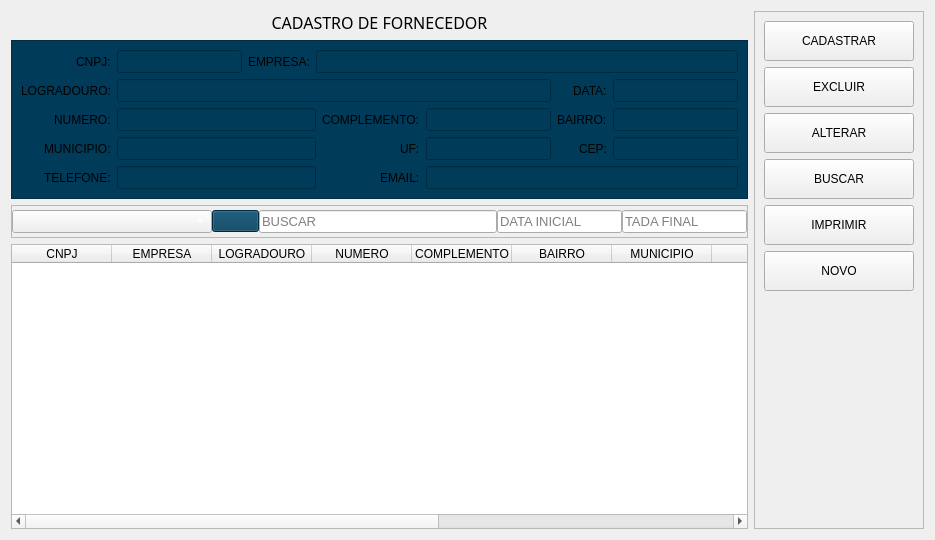
                <widget class="QWidget" name="tab_usuario">
                 <attribute name="icon">
                  <iconset>
                   <normaloff>../../../PycharmProjects/pythonProject4meuprojeto/projeto01/cadastrar.png</normaloff>../../../PycharmProjects/pythonProject4meuprojeto/projeto01/cadastrar.png</iconset>
                 </attribute>
                 <attribute name="title">
                  <string>FORNECEDOR</string>
                 </attribute>
                 <layout class="QGridLayout" name="gridLayout_5">
                  <item row="0" column="0">
                   <layout class="QHBoxLayout" name="horizontalLayout_30">
                    <item>
                     <layout class="QVBoxLayout" name="verticalLayout_50">
                      <item>
                       <widget class="QLabel" name="label_38">
                        <property name="font">
                         <font>
                          <family>Arial Black</family>
                          <pointsize>12</pointsize>
                          <weight>50</weight>
                          <italic>false</italic>
                          <bold>false</bold>
                         </font>
                        </property>
                        <property name="styleSheet">
                         <string notr="true"/>
                        </property>
                        <property name="text">
                         <string>CADASTRO DE FORNECEDOR</string>
                        </property>
                        <property name="alignment">
                         <set>Qt::AlignCenter</set>
                        </property>
                       </widget>
                      </item>
                      <item>
                       <widget class="QFrame" name="frame_9">
                        <property name="styleSheet">
                         <string notr="true">background-color: rgb(0, 59, 89);</string>
                        </property>
                        <property name="frameShape">
                         <enum>QFrame::StyledPanel</enum>
                        </property>
                        <property name="frameShadow">
                         <enum>QFrame::Raised</enum>
                        </property>
                        <layout class="QGridLayout" name="gridLayout_4">
                         <item row="0" column="0" alignment="Qt::AlignRight">
                          <widget class="QLabel" name="label_34">
                           <property name="text">
                            <string>CNPJ:</string>
                           </property>
                          </widget>
                         </item>
                         <item row="1" column="0" alignment="Qt::AlignRight">
                          <widget class="QLabel" name="label_35">
                           <property name="text">
                            <string>LOGRADOURO:</string>
                           </property>
                          </widget>
                         </item>
                         <item row="4" column="0" alignment="Qt::AlignRight">
                          <widget class="QLabel" name="label_43">
                           <property name="text">
                            <string>TELEFONE:</string>
                           </property>
                          </widget>
                         </item>
                         <item row="2" column="0" alignment="Qt::AlignRight">
                          <widget class="QLabel" name="label_37">
                           <property name="text">
                            <string>NUMERO:</string>
                           </property>
                          </widget>
                         </item>
                         <item row="3" column="0" alignment="Qt::AlignRight">
                          <widget class="QLabel" name="label_42">
                           <property name="text">
                            <string>MUNICIPIO:</string>
                           </property>
                          </widget>
                         </item>
                         <item row="3" column="4" alignment="Qt::AlignRight">
                          <widget class="QLabel" name="label_45">
                           <property name="text">
                            <string>UF:</string>
                           </property>
                          </widget>
                         </item>
                         <item row="2" column="4" alignment="Qt::AlignRight">
                          <widget class="QLabel" name="label_46">
                           <property name="text">
                            <string>COMPLEMENTO:</string>
                           </property>
                          </widget>
                         </item>
                         <item row="4" column="4" alignment="Qt::AlignRight">
                          <widget class="QLabel" name="label_47">
                           <property name="text">
                            <string>EMAIL:</string>
                           </property>
                          </widget>
                         </item>
                         <item row="2" column="6" alignment="Qt::AlignRight">
                          <widget class="QLabel" name="label_48">
                           <property name="text">
                            <string>BAIRRO:</string>
                           </property>
                          </widget>
                         </item>
                         <item row="3" column="6" alignment="Qt::AlignRight">
                          <widget class="QLabel" name="label_49">
                           <property name="text">
                            <string>CEP:</string>
                           </property>
                          </widget>
                         </item>
                         <item row="0" column="3" colspan="5">
                          <widget class="QLineEdit" name="txtfornecedor_empresa">
                           <property name="font">
                            <font>
                             <pointsize>10</pointsize>
                            </font>
                           </property>
                           <property name="placeholderText">
                            <string/>
                           </property>
                          </widget>
                         </item>
                         <item row="3" column="1" colspan="3">
                          <widget class="QLineEdit" name="txtfornecedor_municipio">
                           <property name="font">
                            <font>
                             <pointsize>10</pointsize>
                            </font>
                           </property>
                           <property name="placeholderText">
                            <string/>
                           </property>
                          </widget>
                         </item>
                         <item row="0" column="1">
                          <widget class="QLineEdit" name="txtfornecedor_cnpj">
                           <property name="font">
                            <font>
                             <pointsize>10</pointsize>
                            </font>
                           </property>
                           <property name="placeholderText">
                            <string/>
                           </property>
                          </widget>
                         </item>
                         <item row="2" column="1" colspan="3">
                          <widget class="QLineEdit" name="txtfornecedor_numero">
                           <property name="font">
                            <font>
                             <pointsize>10</pointsize>
                            </font>
                           </property>
                           <property name="placeholderText">
                            <string/>
                           </property>
                          </widget>
                         </item>
                         <item row="2" column="7">
                          <widget class="QLineEdit" name="txtfornecedor_bairro">
                           <property name="font">
                            <font>
                             <pointsize>10</pointsize>
                            </font>
                           </property>
                           <property name="placeholderText">
                            <string/>
                           </property>
                          </widget>
                         </item>
                         <item row="3" column="7">
                          <widget class="QLineEdit" name="txtfornecedor_cep">
                           <property name="font">
                            <font>
                             <pointsize>10</pointsize>
                            </font>
                           </property>
                           <property name="placeholderText">
                            <string/>
                           </property>
                          </widget>
                         </item>
                         <item row="4" column="1" colspan="3">
                          <widget class="QLineEdit" name="txtfornecedor_telefone">
                           <property name="font">
                            <font>
                             <pointsize>10</pointsize>
                            </font>
                           </property>
                           <property name="placeholderText">
                            <string/>
                           </property>
                          </widget>
                         </item>
                         <item row="2" column="5">
                          <widget class="QLineEdit" name="txtfornecedor_complemento">
                           <property name="font">
                            <font>
                             <pointsize>10</pointsize>
                            </font>
                           </property>
                           <property name="placeholderText">
                            <string/>
                           </property>
                          </widget>
                         </item>
                         <item row="3" column="5">
                          <widget class="QLineEdit" name="txtfornecedor_uf">
                           <property name="font">
                            <font>
                             <pointsize>10</pointsize>
                            </font>
                           </property>
                           <property name="placeholderText">
                            <string/>
                           </property>
                          </widget>
                         </item>
                         <item row="4" column="5" colspan="3">
                          <widget class="QLineEdit" name="txtfornecedor_email">
                           <property name="font">
                            <font>
                             <pointsize>10</pointsize>
                            </font>
                           </property>
                           <property name="placeholderText">
                            <string/>
                           </property>
                          </widget>
                         </item>
                         <item row="0" column="2">
                          <widget class="QLabel" name="label_44">
                           <property name="text">
                            <string>EMPRESA:</string>
                           </property>
                          </widget>
                         </item>
                         <item row="1" column="1" colspan="5">
                          <widget class="QLineEdit" name="txtfornecedor_logradouro">
                           <property name="font">
                            <font>
                             <pointsize>10</pointsize>
                            </font>
                           </property>
                           <property name="placeholderText">
                            <string/>
                           </property>
                          </widget>
                         </item>
                         <item row="1" column="6" alignment="Qt::AlignRight">
                          <widget class="QLabel" name="label_51">
                           <property name="text">
                            <string>DATA:</string>
                           </property>
                          </widget>
                         </item>
                         <item row="1" column="7">
                          <widget class="QLineEdit" name="txtfornecedor_data">
                           <property name="font">
                            <font>
                             <pointsize>10</pointsize>
                            </font>
                           </property>
                          </widget>
                         </item>
                        </layout>
                       </widget>
                      </item>
                      <item>
                       <widget class="QFrame" name="frame_6">
                        <property name="minimumSize">
                         <size>
                          <width>0</width>
                          <height>33</height>
                         </size>
                        </property>
                        <property name="frameShape">
                         <enum>QFrame::StyledPanel</enum>
                        </property>
                        <property name="frameShadow">
                         <enum>QFrame::Raised</enum>
                        </property>
                        <layout class="QGridLayout" name="gridLayout_7">
                         <property name="leftMargin">
                          <number>0</number>
                         </property>
                         <property name="topMargin">
                          <number>0</number>
                         </property>
                         <property name="rightMargin">
                          <number>0</number>
                         </property>
                         <property name="bottomMargin">
                          <number>0</number>
                         </property>
                         <property name="spacing">
                          <number>0</number>
                         </property>
                         <item row="0" column="0">
                          <widget class="QComboBox" name="cbmfornecedor_filtro">
                           <property name="minimumSize">
                            <size>
                             <width>200</width>
                             <height>22</height>
                            </size>
                           </property>
                           <property name="font">
                            <font>
                             <pointsize>10</pointsize>
                            </font>
                           </property>
                           <property name="styleSheet">
                            <string notr="true">color: rgb(255, 255, 255);</string>
                           </property>
                           <item>
                            <property name="text">
                             <string/>
                            </property>
                           </item>
                           <item>
                            <property name="text">
                             <string>CNPJ</string>
                            </property>
                           </item>
                           <item>
                            <property name="text">
                             <string>EMPRESA</string>
                            </property>
                           </item>
                           <item>
                            <property name="text">
                             <string>LOGRADOURO</string>
                            </property>
                           </item>
                           <item>
                            <property name="text">
                             <string>NUMERO</string>
                            </property>
                           </item>
                           <item>
                            <property name="text">
                             <string>COMPLEMENTO</string>
                            </property>
                           </item>
                           <item>
                            <property name="text">
                             <string>BAIRRO</string>
                            </property>
                           </item>
                           <item>
                            <property name="text">
                             <string>MUNICIPIO</string>
                            </property>
                           </item>
                           <item>
                            <property name="text">
                             <string>UF</string>
                            </property>
                           </item>
                           <item>
                            <property name="text">
                             <string>CEP</string>
                            </property>
                           </item>
                           <item>
                            <property name="text">
                             <string>TELEFONE</string>
                            </property>
                           </item>
                           <item>
                            <property name="text">
                             <string>EMAIL</string>
                            </property>
                           </item>
                           <item>
                            <property name="text">
                             <string>DATA</string>
                            </property>
                           </item>
                          </widget>
                         </item>
                         <item row="0" column="1">
                          <widget class="QPushButton" name="btnfornecedor_buscar2">
                           <property name="minimumSize">
                            <size>
                             <width>47</width>
                             <height>22</height>
                            </size>
                           </property>
                           <property name="styleSheet">
                            <string notr="true">background-color: rgb(0, 59, 89);</string>
                           </property>
                           <property name="text">
                            <string/>
                           </property>
                           <property name="icon">
                            <iconset>
                             <normaloff>../../../PycharmProjects/pythonProject4meuprojeto/projeto01/pesquisar.png</normaloff>../../../PycharmProjects/pythonProject4meuprojeto/projeto01/pesquisar.png</iconset>
                           </property>
                           <property name="iconSize">
                            <size>
                             <width>20</width>
                             <height>20</height>
                            </size>
                           </property>
                          </widget>
                         </item>
                         <item row="0" column="2">
                          <widget class="QLineEdit" name="txtfornecedor_buscar">
                           <property name="font">
                            <font>
                             <pointsize>10</pointsize>
                            </font>
                           </property>
                           <property name="placeholderText">
                            <string>BUSCAR</string>
                           </property>
                          </widget>
                         </item>
                         <item row="0" column="3" alignment="Qt::AlignLeft">
                          <widget class="QLineEdit" name="txtfornecedor_data_inicio">
                           <property name="font">
                            <font>
                             <pointsize>10</pointsize>
                            </font>
                           </property>
                           <property name="placeholderText">
                            <string>DATA INICIAL</string>
                           </property>
                          </widget>
                         </item>
                         <item row="0" column="4" alignment="Qt::AlignLeft">
                          <widget class="QLineEdit" name="txtfornecedor_data_final">
                           <property name="font">
                            <font>
                             <pointsize>10</pointsize>
                            </font>
                           </property>
                           <property name="placeholderText">
                            <string>TADA FINAL</string>
                           </property>
                          </widget>
                         </item>
                        </layout>
                       </widget>
                      </item>
                      <item>
                       <widget class="QTableWidget" name="lstfornecedor_tabela">
                        <property name="styleSheet">
                         <string notr="true"/>
                        </property>
                        <property name="selectionBehavior">
                         <enum>QAbstractItemView::SelectRows</enum>
                        </property>
                        <property name="showGrid">
                         <bool>false</bool>
                        </property>
                        <column>
                         <property name="text">
                          <string>CNPJ</string>
                         </property>
                        </column>
                        <column>
                         <property name="text">
                          <string>EMPRESA</string>
                         </property>
                        </column>
                        <column>
                         <property name="text">
                          <string>LOGRADOURO</string>
                         </property>
                        </column>
                        <column>
                         <property name="text">
                          <string>NUMERO</string>
                         </property>
                        </column>
                        <column>
                         <property name="text">
                          <string>COMPLEMENTO</string>
                         </property>
                        </column>
                        <column>
                         <property name="text">
                          <string>BAIRRO</string>
                         </property>
                        </column>
                        <column>
                         <property name="text">
                          <string>MUNICIPIO</string>
                         </property>
                        </column>
                        <column>
                         <property name="text">
                          <string>UF</string>
                         </property>
                        </column>
                        <column>
                         <property name="text">
                          <string>CEP</string>
                         </property>
                        </column>
                        <column>
                         <property name="text">
                          <string>TELEFONE</string>
                         </property>
                        </column>
                        <column>
                         <property name="text">
                          <string>EMAIL</string>
                         </property>
                        </column>
                        <column>
                         <property name="text">
                          <string>DATA</string>
                         </property>
                        </column>
                       </widget>
                      </item>
                     </layout>
                    </item>
                    <item>
                     <widget class="QFrame" name="frame_4">
                      <property name="frameShape">
                       <enum>QFrame::StyledPanel</enum>
                      </property>
                      <property name="frameShadow">
                       <enum>QFrame::Raised</enum>
                      </property>
                      <layout class="QVBoxLayout" name="verticalLayout_51">
                       <item>
                        <widget class="QPushButton" name="btnfornecedor_salvar">
                         <property name="minimumSize">
                          <size>
                           <width>150</width>
                           <height>40</height>
                          </size>
                         </property>
                         <property name="cursor">
                          <cursorShape>PointingHandCursor</cursorShape>
                         </property>
                         <property name="styleSheet">
                          <string notr="true"/>
                         </property>
                         <property name="text">
                          <string>CADASTRAR</string>
                         </property>
                         <property name="icon">
                          <iconset>
                           <normaloff>../../../PycharmProjects/pythonProject4meuprojeto/projeto01/salvar.png</normaloff>../../../PycharmProjects/pythonProject4meuprojeto/projeto01/salvar.png</iconset>
                         </property>
                         <property name="iconSize">
                          <size>
                           <width>38</width>
                           <height>38</height>
                          </size>
                         </property>
                        </widget>
                       </item>
                       <item>
                        <widget class="QPushButton" name="btnfornecedor_excluir">
                         <property name="minimumSize">
                          <size>
                           <width>120</width>
                           <height>40</height>
                          </size>
                         </property>
                         <property name="cursor">
                          <cursorShape>PointingHandCursor</cursorShape>
                         </property>
                         <property name="styleSheet">
                          <string notr="true"/>
                         </property>
                         <property name="text">
                          <string>EXCLUIR</string>
                         </property>
                         <property name="icon">
                          <iconset>
                           <normaloff>../../../PycharmProjects/pythonProject4meuprojeto/projeto01/excluir.png</normaloff>../../../PycharmProjects/pythonProject4meuprojeto/projeto01/excluir.png</iconset>
                         </property>
                         <property name="iconSize">
                          <size>
                           <width>38</width>
                           <height>38</height>
                          </size>
                         </property>
                        </widget>
                       </item>
                       <item>
                        <widget class="QPushButton" name="btnfornecedor_alterar">
                         <property name="minimumSize">
                          <size>
                           <width>120</width>
                           <height>40</height>
                          </size>
                         </property>
                         <property name="cursor">
                          <cursorShape>PointingHandCursor</cursorShape>
                         </property>
                         <property name="styleSheet">
                          <string notr="true"/>
                         </property>
                         <property name="text">
                          <string>ALTERAR</string>
                         </property>
                         <property name="icon">
                          <iconset>
                           <normaloff>../../../PycharmProjects/pythonProject4meuprojeto/projeto01/editar.png</normaloff>../../../PycharmProjects/pythonProject4meuprojeto/projeto01/editar.png</iconset>
                         </property>
                         <property name="iconSize">
                          <size>
                           <width>38</width>
                           <height>38</height>
                          </size>
                         </property>
                        </widget>
                       </item>
                       <item>
                        <widget class="QPushButton" name="btnfornecedor_buscar">
                         <property name="minimumSize">
                          <size>
                           <width>120</width>
                           <height>40</height>
                          </size>
                         </property>
                         <property name="cursor">
                          <cursorShape>PointingHandCursor</cursorShape>
                         </property>
                         <property name="styleSheet">
                          <string notr="true"/>
                         </property>
                         <property name="text">
                          <string>BUSCAR</string>
                         </property>
                         <property name="icon">
                          <iconset>
                           <normaloff>../../../PycharmProjects/pythonProject4meuprojeto/projeto01/pesquisar.png</normaloff>../../../PycharmProjects/pythonProject4meuprojeto/projeto01/pesquisar.png</iconset>
                         </property>
                         <property name="iconSize">
                          <size>
                           <width>38</width>
                           <height>38</height>
                          </size>
                         </property>
                        </widget>
                       </item>
                       <item>
                        <widget class="QPushButton" name="btnfornecedor_imprimir">
                         <property name="minimumSize">
                          <size>
                           <width>120</width>
                           <height>40</height>
                          </size>
                         </property>
                         <property name="cursor">
                          <cursorShape>PointingHandCursor</cursorShape>
                         </property>
                         <property name="styleSheet">
                          <string notr="true"/>
                         </property>
                         <property name="text">
                          <string>IMPRIMIR</string>
                         </property>
                         <property name="icon">
                          <iconset>
                           <normaloff>../../../PycharmProjects/pythonProject4meuprojeto/projeto01/impressora.png</normaloff>../../../PycharmProjects/pythonProject4meuprojeto/projeto01/impressora.png</iconset>
                         </property>
                         <property name="iconSize">
                          <size>
                           <width>38</width>
                           <height>38</height>
                          </size>
                         </property>
                        </widget>
                       </item>
                       <item>
                        <widget class="QPushButton" name="btnfornecedor_novo">
                         <property name="minimumSize">
                          <size>
                           <width>120</width>
                           <height>40</height>
                          </size>
                         </property>
                         <property name="cursor">
                          <cursorShape>PointingHandCursor</cursorShape>
                         </property>
                         <property name="styleSheet">
                          <string notr="true"/>
                         </property>
                         <property name="text">
                          <string>NOVO</string>
                         </property>
                         <property name="icon">
                          <iconset>
                           <normaloff>../../../PycharmProjects/pythonProject4meuprojeto/projeto01/novo.png</normaloff>../../../PycharmProjects/pythonProject4meuprojeto/projeto01/novo.png</iconset>
                         </property>
                         <property name="iconSize">
                          <size>
                           <width>40</width>
                           <height>40</height>
                          </size>
                         </property>
                        </widget>
                       </item>
                       <item>
                        <spacer name="verticalSpacer_8">
                         <property name="orientation">
                          <enum>Qt::Vertical</enum>
                         </property>
                         <property name="sizeHint" stdset="0">
                          <size>
                           <width>20</width>
                           <height>228</height>
                          </size>
                         </property>
                        </spacer>
                       </item>
                      </layout>
                     </widget>
                    </item>
                   </layout>
                  </item>
                 </layout>
                </widget>
